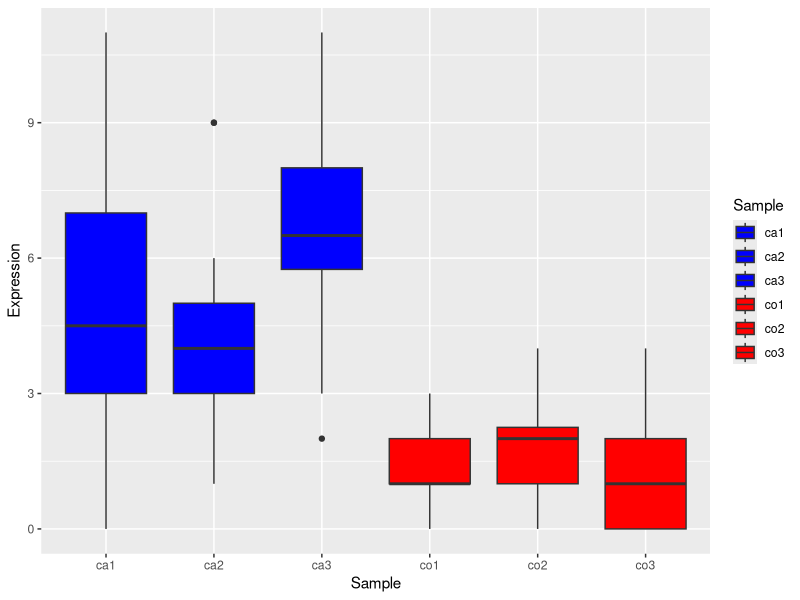

The R source for this figure:
## ---- chunk 1
library(tidyverse) 
library(ggplot2)
## ---- chunk 2
num_genes <- 20
## ---- chunk 3
treated5 <- rpois(num_genes, lambda = 5)
treated6 <- rpois(num_genes, lambda = 6)
treated7 <- rpois(num_genes, lambda = 7)
## ---- chunk 4
untreat1 <- rpois(num_genes, lambda = 1)
untreat2 <- rpois(num_genes, lambda = 2)
untreat3 <- rpois(num_genes, lambda = 1)
## ---- chunk 5
data <- data.frame(
  Gene = paste("Gene", 1:num_genes, sep=""),
  ca1 = treated5,
  ca2 = treated6,
  ca3 = treated7,
  co1 = untreat1,
  co2 = untreat2,
  co3 = untreat3
)
print(data)
## ---- chunk 6
gene_expression <- data %>% pivot_longer(
    cols = -Gene, 
    names_to = "Sample", 
    values_to = "Expression"
)
print(gene_expression)
## ---- chunk 7
ggplot(
  gene_expression, 
  aes(
    x = Sample,
    y = Expression,
    fill = Sample
  )
) + (
  geom_boxplot()
) + (
# 7 - try to color-code the box-plots by sample type 
# (blue representing case and red representing control). 
  scale_fill_manual(
    values = c(  # 
      "ca1" = "blue", "ca2" = "blue", "ca3" = "blue", 
      "co1" = "red", "co2" = "red", "co3" = "red"
    )
  )
)
